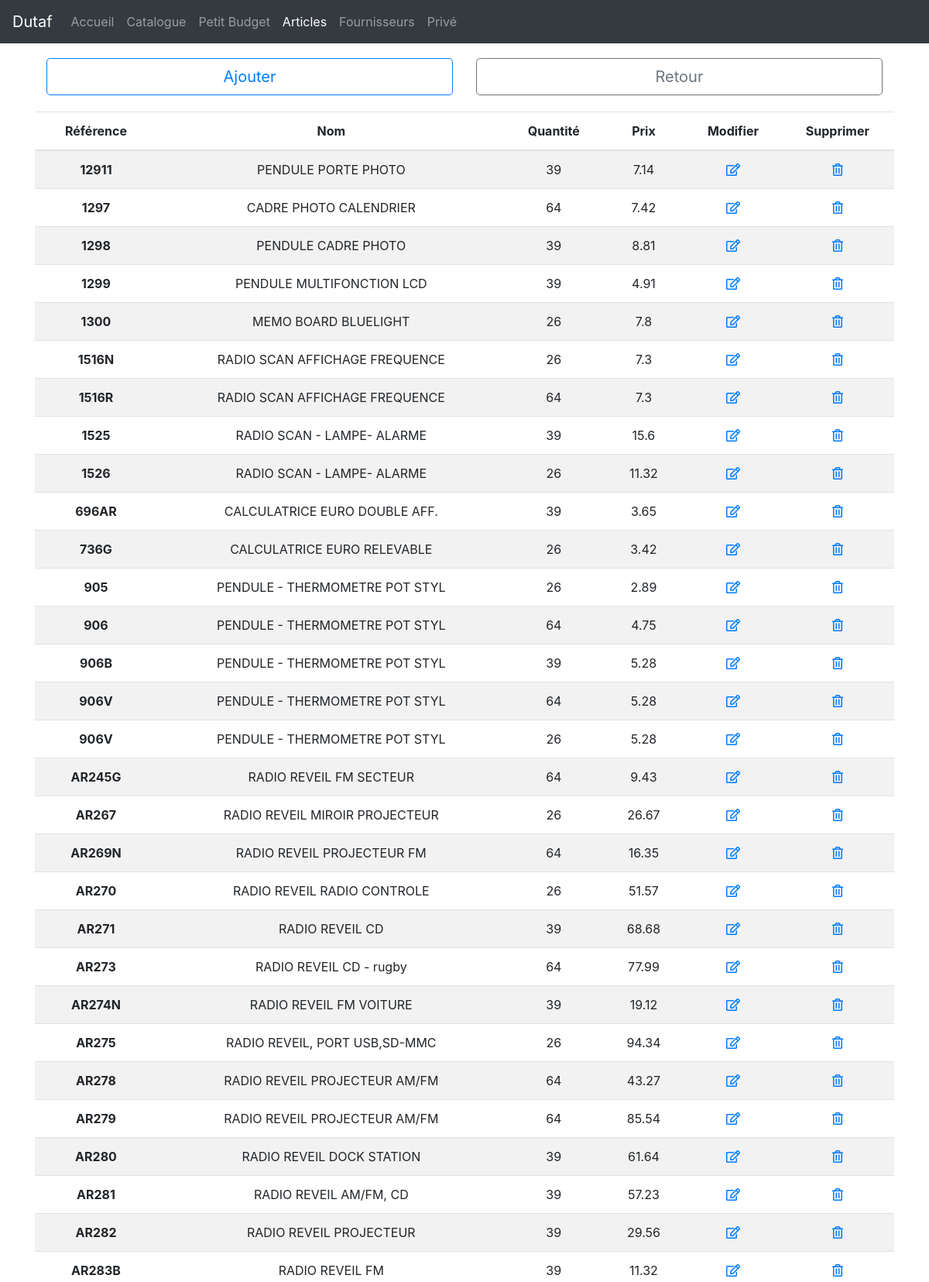
Screenshot of /admin/gest_art.php (upper part) with the database file from the repository.
### tables this page shows
CREATE TABLE IF NOT EXISTS `dutaf_articles` (
  `art_id` int(11) NOT NULL AUTO_INCREMENT,
  `art_design` varchar(25) DEFAULT NULL,
  `art_desc` varchar(255) DEFAULT NULL,
  `art_prix` float DEFAULT NULL,
  `art_quantity` int(11) DEFAULT NULL,
  `_f_id` int(11) DEFAULT NULL,
  PRIMARY KEY (`art_id`)
);

### admin/gest_art.php (the view, shortened to what this page needs)
<!DOCTYPE html>
<html>
	<head>
		<link rel="stylesheet" type="text/css" href="../css/bootstrap.min.css">
		<link rel="stylesheet" href="https://use.fontawesome.com/releases/v5.0.13/css/all.css">
	</head>
	<body>
		<nav class="navbar navbar-expand-lg navbar-dark bg-dark fixed-top">
			<a class="navbar-brand" href="#">Dutaf</a>
			<div class="collapse navbar-collapse" id="navbarSupportedContent">
				<ul class="navbar-nav mr-auto">
					<li class="nav-item">
						<a class="nav-link" href="../index.html">Accueil</a>
					</li>
					<li class="nav-item">
						<a class="nav-link" href="../catalogue.php">Catalogue</a>
					</li>
					<li class="nav-item">
						<a class="nav-link" href="../form_budget.html">Petit Budget</a>
					</li>
					<li class="nav-item active">
						<a class="nav-link" href="gest_art.php">Articles</a>
					</li>
					<li class="nav-item">
						<a class="nav-link" href="f.php">Fournisseurs</a>
					</li>
					<li class="nav-item">
						<a class="nav-link" href="gestion.php">Privé</a>
					</li>
			</div>
		</nav>
	<div class="container">
		<div class="row my-5 d-flex justify-content-around" style="position: relative; top: 27px; margin: 0 auto;">
			<div class="col-6">
				<a class="btn btn-outline-primary btn-lg btn-block" href="form_new_art.php" role="button">Ajouter</a>
			</div>
			<div class="col-6">
				<a class="btn btn-outline-secondary btn-lg btn-block" href="gestion.php" role="button">Retour</a>
			</div>
		</div>
		<div class="row">
			<div class="col-12">
				<table class="table table-striped text-center">
					<thead>
						<tr>
							<th scope="col">Référence</th>
							<th scope="col">Nom</th>
							<th scope="col">Quantité</th>
							<th scope="col">Prix</th>
							<th scope="col">Modifier</th>
							<th scope="col">Supprimer</th>
						</tr>
					</thead>
					<tbody>
						<?php
							require '../inc/db_ac.php';
							$getItems = $db->query('SELECT art_id, art_design, art_desc, art_quantity, art_prix FROM dutaf_articles ORDER BY art_design');
							while ($data = $getItems->fetch()) {
								?>
									<tr>
										<th scope="row"><?=$data['art_design']?></th>
										<td><?=$data['art_desc']?></td>
										<td><?=$data['art_quantity']?></td>
										<td><?=$data['art_prix']?></td>
										<td><a href="form_modif_art.php?numart=<?=$data['art_id']?>"><i class="far fa-edit"></i></a></td>
										<td><a href="valide_sup_art.php?numart=<?=$data['art_id']?>"><i class="far fa-trash-alt"></i></a></td>
									</tr>
								<?php
							}
						?>
					</tbody>
				</table>
			</div>
		</div>
	</div>
	</body>
</html>

### rows the page displays
dutaf_articles: art_design "12911", art_desc "PENDULE PORTE PHOTO", art_quantity "39", art_prix "7.14"
dutaf_articles: art_design "1297", art_desc "CADRE PHOTO CALENDRIER", art_quantity "64", art_prix "7.42"
dutaf_articles: art_design "1298", art_desc "PENDULE CADRE PHOTO", art_quantity "39", art_prix "8.81"
dutaf_articles: art_design "1299", art_desc "PENDULE MULTIFONCTION LCD", art_quantity "39", art_prix "4.91"
dutaf_articles: art_design "1300", art_desc "MEMO BOARD BLUELIGHT", art_quantity "26", art_prix "7.8"
dutaf_articles: art_design "1516N", art_desc "RADIO SCAN AFFICHAGE FREQUENCE", art_quantity "26", art_prix "7.3"
dutaf_articles: art_design "1516R", art_desc "RADIO SCAN AFFICHAGE FREQUENCE", art_quantity "64", art_prix "7.3"
dutaf_articles: art_design "1525", art_desc "RADIO SCAN - LAMPE- ALARME", art_quantity "39", art_prix "15.6"
dutaf_articles: art_design "1526", art_desc "RADIO SCAN - LAMPE- ALARME", art_quantity "26", art_prix "11.32"
dutaf_articles: art_design "696AR", art_desc "CALCULATRICE EURO DOUBLE AFF.", art_quantity "39", art_prix "3.65"
dutaf_articles: art_design "736G", art_desc "CALCULATRICE EURO RELEVABLE", art_quantity "26", art_prix "3.42"
dutaf_articles: art_design "905", art_desc "PENDULE - THERMOMETRE POT STYL", art_quantity "26", art_prix "2.89"
dutaf_articles: art_design "906", art_desc "PENDULE - THERMOMETRE POT STYL", art_quantity "64", art_prix "4.75"
dutaf_articles: art_design "906B", art_desc "PENDULE - THERMOMETRE POT STYL", art_quantity "39", art_prix "5.28"
dutaf_articles: art_design "906V", art_desc "PENDULE - THERMOMETRE POT STYL", art_quantity "64", art_prix "5.28"
dutaf_articles: art_design "906V", art_desc "PENDULE - THERMOMETRE POT STYL", art_quantity "26", art_prix "5.28"
dutaf_articles: art_design "AR245G", art_desc "RADIO REVEIL FM SECTEUR", art_quantity "64", art_prix "9.43"
dutaf_articles: art_design "AR267", art_desc "RADIO REVEIL MIROIR PROJECTEUR", art_quantity "26", art_prix "26.67"
dutaf_articles: art_design "AR269N", art_desc "RADIO REVEIL PROJECTEUR FM", art_quantity "64", art_prix "16.35"
dutaf_articles: art_design "AR270", art_desc "RADIO REVEIL RADIO CONTROLE", art_quantity "26", art_prix "51.57"
dutaf_articles: art_design "AR271", art_desc "RADIO REVEIL CD", art_quantity "39", art_prix "68.68"
dutaf_articles: art_design "AR273", art_desc "RADIO REVEIL CD - rugby", art_quantity "64", art_prix "77.99"
dutaf_articles: art_design "AR274N", art_desc "RADIO REVEIL FM VOITURE", art_quantity "39", art_prix "19.12"
dutaf_articles: art_design "AR275", art_desc "RADIO REVEIL, PORT USB,SD-MMC", art_quantity "26", art_prix "94.34"
dutaf_articles: art_design "AR278", art_desc "RADIO REVEIL PROJECTEUR AM/FM", art_quantity "64", art_prix "43.27"
dutaf_articles: art_design "AR279", art_desc "RADIO REVEIL PROJECTEUR AM/FM", art_quantity "64", art_prix "85.54"
dutaf_articles: art_design "AR280", art_desc "RADIO REVEIL DOCK STATION", art_quantity "39", art_prix "61.64"
dutaf_articles: art_design "AR281", art_desc "RADIO REVEIL AM/FM, CD", art_quantity "39", art_prix "57.23"
dutaf_articles: art_design "AR282", art_desc "RADIO REVEIL PROJECTEUR", art_quantity "39", art_prix "29.56"
dutaf_articles: art_design "AR283B", art_desc "RADIO REVEIL FM", art_quantity "39", art_prix "11.32"
